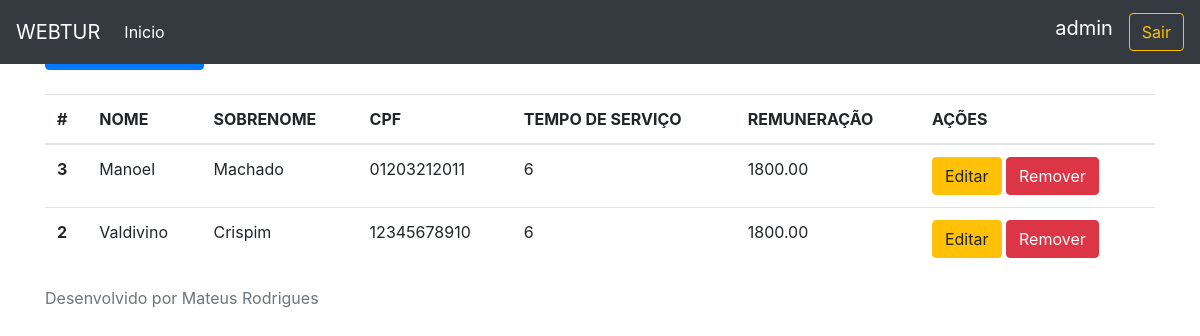
Page /funcionario/ (signed in) on the committed database.
### website/models.py (models this page shows, shortened)
class Funcionario(models.Model):
    nome = models.CharField(max_length=255,null=False,blank=False)
    sobrenome = models.CharField(max_length=255,null=False,blank=False)
    cpf = models.CharField(max_length=14,null=False,blank=False)
    tempo_de_servico = models.IntegerField(default=0,null=False,blank=False)
    remuneracao = models.DecimalField(max_digits=8,decimal_places=2,null=False,blank=False)
    class Meta:
        ordering = ['nome']
        verbose_name = 'Funcionário'

### website/views.py (the view)
# urls.py: path('funcionario/', listafuncionarios, name='home_funcionario'),
@login_required
def listafuncionarios(request):
    lista_funcionarios= Funcionario.objects.all()
    return render(request, 'lista_funcionario.html', context={'lista_funcionarios':lista_funcionarios})

### website/templates/lista_funcionario.html
{% extends 'base.html' %}
{% block conteudo %}
<mat-card>
    <mat-card-header><h5 class="text-center">Lista de Funcionários</h5></mat-card-header>
</mat-card>
    <a class="btn btn-primary" role='button' href='/funcionario/add'>Novo Funcionário</a>
    <br />
    <br />
    <table class="table">
        <thead>
            <tr>
                <th scope="col">#</th>
                <th scope="col">NOME</th>
                <th scope="col">SOBRENOME</th>
                <th scope="col">CPF</th>
                <th scope="col">TEMPO DE SERVIÇO</th>
                <th scope="col">REMUNERAÇÃO</th>
                <th scope="col">AÇÕES</th>
            </tr>
        </thead>
        <tbody>
            {% for f in lista_funcionarios %}
                <tr>
                    <th scope="row">{{ f.pk }}</th>
                    <td>{{ f.nome }}</td>
                    <td>{{ f.sobrenome }}</td>
                    <td>{{ f.cpf }}</td>
                    <td>{{f.tempo_de_servico}}</td>
                    <td>{{f.remuneracao}}</td>
                    <td>
                        <a href="/funcionario/editar/{{f.pk}}" class="btn btn-warning" >Editar</a>
                        <a href="/funcionario/remover/{{f.pk}}" class="btn btn-danger" >Remover</a>
                    </td>
                </tr>
            {% endfor %}
        </tbody>
    </table>
{% endblock %}

### website/templates/base.html (shortened to what this page needs)
<!doctype html>
<html lang="en">
  <head>
    <link rel="stylesheet" href="https://maxcdn.bootstrapcdn.com/bootstrap/4.0.0/css/bootstrap.min.css">
    <link rel="stylesheet" href="https://getbootstrap.com/docs/4.0/examples/sticky-footer-navbar/sticky-footer-navbar.css" />
  </head>
  <body>
    <header>
      <nav class="navbar navbar-expand-md navbar-dark fixed-top bg-dark">
        <a class="navbar-brand" href="#">
          WEBTUR
        </a>
        <div class="collapse navbar-collapse" id="navbarCollapse">
          <ul class="navbar-nav mr-auto">
            <li class="nav-item">
              <a class="nav-link" href="/index"><font color='#fff'>Inicio</font></a>
            </li>
            </ul>
            <label class="navbar-brand">{{request.user}}</label>
	          <a class="btn btn-outline-warning my-2 my-sm-0" href="/">Sair</a>
        </div>
      </nav>
    </header>
    <main role="main" class="container">
        {% block conteudo %}
        {% endblock %}
    </main>
    <footer class="footer">
      <div class="container">
        <span class="text-muted">Desenvolvido por Mateus Rodrigues</span>
      </div>
    </footer>
  </body>
</html>

### rows in the picture
Funcionario: pk "3", nome "Manoel", sobrenome "Machado", cpf "01203212011", tempo_de_servico "6", remuneracao "1800.00"
Funcionario: pk "2", nome "Valdivino", sobrenome "Crispim", cpf "12345678910", tempo_de_servico "6", remuneracao "1800.00"

### other values in the picture
{{ request.user }} "admin"
